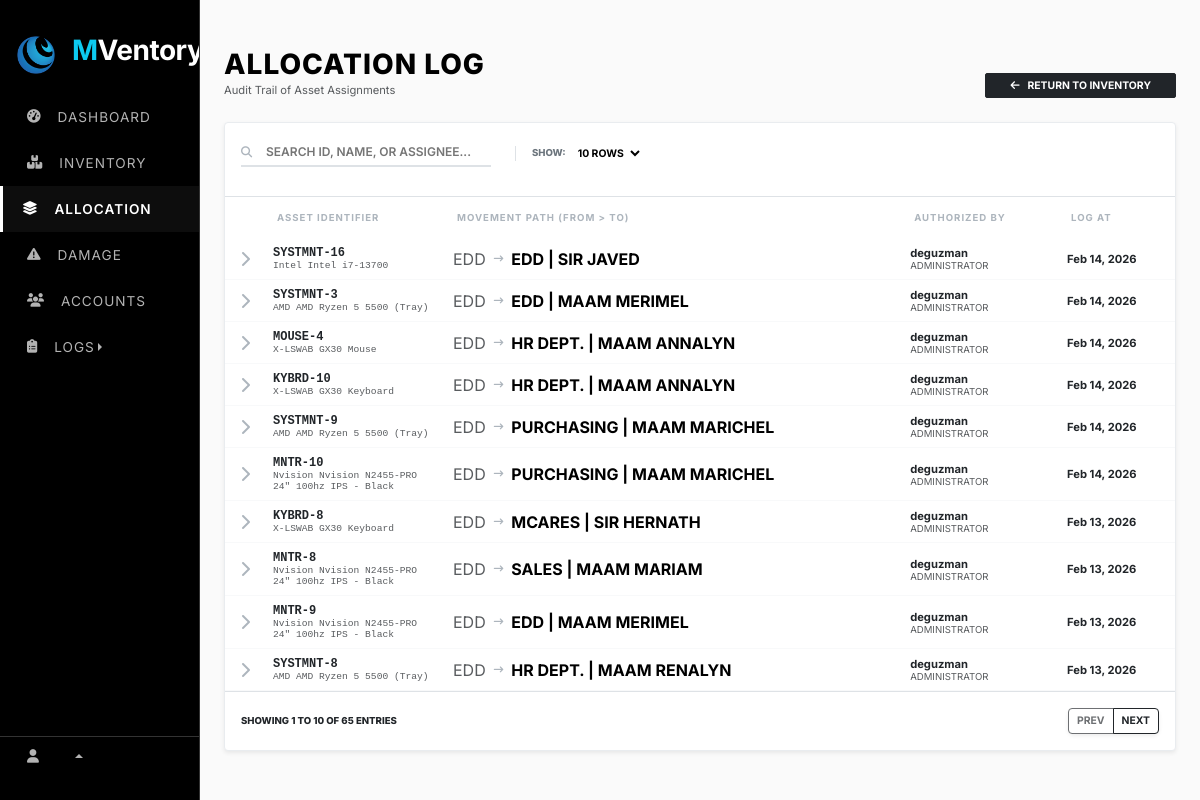
Page /web_content/allocation.php on the earlier database version.
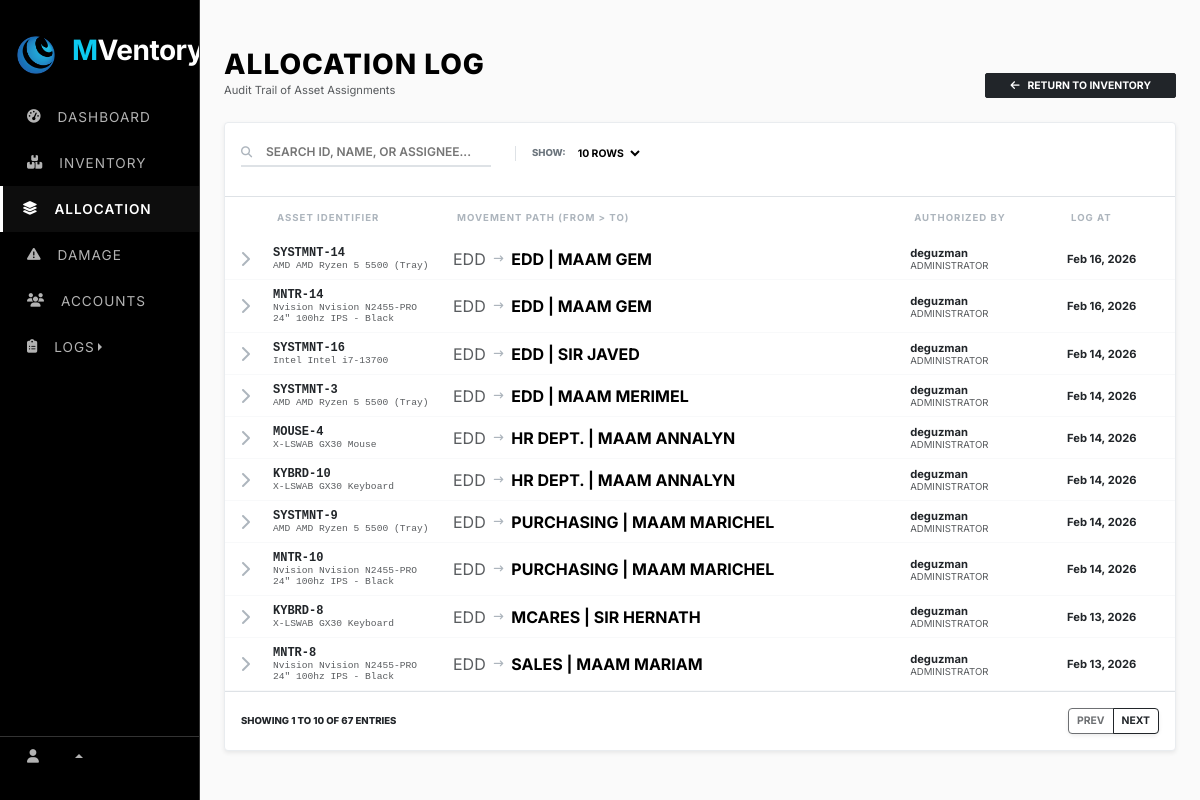
Same page on the later database version.
### tables this page shows
CREATE TABLE `allocation_log` (
  `id` int(11) NOT NULL AUTO_INCREMENT,
  `asset_id` int(11) NOT NULL,
  `previous_assignee` varchar(255) DEFAULT NULL,
  `new_assignee` varchar(255) DEFAULT NULL,
  `allocated_by` varchar(255) DEFAULT NULL,
  `allocation_date` date DEFAULT NULL,
  `created_at` timestamp NOT NULL DEFAULT current_timestamp(),
  PRIMARY KEY (`id`),
  KEY `asset_id` (`asset_id`),
  CONSTRAINT `allocation_log_ibfk_1` FOREIGN KEY (`asset_id`) REFERENCES `assets` (`id`) ON DELETE CASCADE
);

CREATE TABLE `assets` (
  `id` int(11) NOT NULL AUTO_INCREMENT,
  `asset_id` varchar(50) DEFAULT NULL,
  `category_id` int(11) DEFAULT NULL,
  `item_name` varchar(255) NOT NULL,
  `brand` varchar(100) DEFAULT NULL,
  `model` varchar(100) DEFAULT NULL,
  `serial_number` varchar(100) DEFAULT NULL,
  `specs` text DEFAULT NULL,
  `quantity` int(11) DEFAULT 1,
  `assigned_to` varchar(255) DEFAULT NULL,
  `status` varchar(50) DEFAULT 'In Stock',
  `condition_status` varchar(50) DEFAULT NULL,
  `purchase_date` date DEFAULT NULL,
  `arrival_date` date DEFAULT NULL,
  `cost` decimal(10,2) DEFAULT NULL,
  `warranty_cost` decimal(10,2) DEFAULT NULL,
  `remarks` text DEFAULT NULL,
  `created_at` timestamp NOT NULL DEFAULT current_timestamp(),
  PRIMARY KEY (`id`),
  UNIQUE KEY `asset_id` (`asset_id`),
  KEY `fk_category` (`category_id`),
  CONSTRAINT `fk_category` FOREIGN KEY (`category_id`) REFERENCES `categories` (`category_id`) ON DELETE SET NULL
);

### fetch/fetch_allocation.php (called while the page is built, shortened)
<?php
    $search = isset($_GET['search']) ? mysqli_real_escape_string($conn, $_GET['search']) : '';
    $limit = isset($_GET['limit']) ? (int)$_GET['limit'] : 10;
    $page = isset($_GET['page']) ? (int)$_GET['page'] : 1;
    $start = ($page - 1) * $limit;
    $total_query = "SELECT COUNT(*) as total
                    FROM allocation_log al
                    LEFT JOIN assets a ON al.asset_id = a.id
                    WHERE a.asset_id LIKE '%$search%'
                       OR a.item_name LIKE '%$search%'
                       OR a.serial_number LIKE '%$search%'
                       OR al.new_assignee LIKE '%$search%'
                       OR al.previous_assignee LIKE '%$search%'";
    $total_res = mysqli_query($conn, $total_query);
    $total_rows = mysqli_fetch_assoc($total_res)['total'];
    $total_pages = ceil($total_rows / $limit);
?>

### web_content/allocation.php (the view, shortened to what the changed rows need)
<?php
    require_once "../render/connection.php";
    include "../src/cdn/cdn_links.php";
    include "../fetch/fetch_allocation.php";
?>
<!DOCTYPE html>
<html lang="en">
    <head>
        <link rel="stylesheet" href="../src/style/main_style.css">
    </head>
    <body>
        <div class="row g-0">
                <?php include "../nav/sidebar_nav.php"; ?>
            <div class="col">
                <div class="container-fluid px-4 mt-5">
                    <div class="main-registry-container">
                        <div class="card edd-card shadow-sm">
                            <div class="table-responsive">
                                <table class="table mb-0 align-middle">
                                    <thead>
                                        <tr>
                                            <th width="40"></th>
                                            <th width="180">Asset Identifier</th>
                                            <th>Movement Path (From > To)</th>
                                            <th>Authorized By</th>
                                            <th>Log At</th>
                                        </tr>
                                    </thead>
                                    <tbody>
                                        <?php
                                        $sql = "SELECT al.*, a.item_name, a.brand, a.model, a.asset_id as asset_tag
                                                FROM allocation_log al
                                                LEFT JOIN assets a ON al.asset_id = a.id
                                                WHERE a.asset_id LIKE '%$search%'
                                                   OR a.item_name LIKE '%$search%'
                                                   OR a.serial_number LIKE '%$search%'
                                                   OR al.new_assignee LIKE '%$search%'
                                                   OR al.previous_assignee LIKE '%$search%'
                                                ORDER BY al.allocation_date DESC
                                                LIMIT $start, $limit";
                                        $result = mysqli_query($conn, $sql);
                                        if(mysqli_num_rows($result) > 0):
                                            while($row = mysqli_fetch_assoc($result)):
                                                $drawer_id = "log_drawer_" . $row['id'];
                                        ?>
                                            <tr class="log-row" data-bs-toggle="collapse" data-bs-target="#<?= $drawer_id ?>">
                                                <td class="text-center">
                                                    <i class="fa-solid fa-chevron-right btn-expand"></i>
                                                </td>
                                                <td class="asset-id-cell">
                                                    <span class="d-block text-dark"><?= htmlspecialchars($row['asset_tag'] ?? 'N/A') ?></span>
                                                    <small class="text-muted fw-normal" style="font-size: 0.6rem;">
                                                        <?= htmlspecialchars($row['brand'] . ' ' . $row['item_name']) ?>
                                                    </small>
                                                </td>
                                                <td>
                                                    <div class="d-flex align-items-center gap-2">
                                                        <span class="text-muted"><?= htmlspecialchars($row['previous_assignee']) ?></span>
                                                        <i class="fa-solid fa-arrow-right-long" style="font-size: 0.6rem; color: #adb5bd;"></i>
                                                        <span class="fw-bold text-uppercase"><?= htmlspecialchars($row['new_assignee']) ?></span>
                                                    </div>
                                                </td>
                                                <td>
                                                    <div class="fw-bold text-dark" style="font-size: 0.7rem;"><?= htmlspecialchars($row['allocated_by']) ?></div>
                                                    <div class="text-muted" style="font-size: 0.6rem;">ADMINISTRATOR</div>
                                                </td>
                                                <td class="text-muted" style="font-size: 0.7rem;">
                                                    <span class="text-dark fw-bold"><?= date('M d, Y', strtotime($row['allocation_date'])) ?></span><br>
                                                </td>
                                            </tr>
                                        <?php endwhile; else: ?>
                                            <tr><td colspan="6" class="text-center py-5 text-muted fw-bold">NO RECORDS MATCHING "<?= htmlspecialchars($search) ?>"</td></tr>
                                        <?php endif; ?>
                                    </tbody>
                                </table>
                            </div>
                            <div class="card-footer bg-white py-3 border-top">
                                <div class="d-flex justify-content-between align-items-center">
                                    <span class="detail-label mb-0" style="color: #212529;">
                                        Showing <?= ($start + 1) ?> to <?= min($start + $limit, $total_rows) ?> of <?= $total_rows ?> entries
                                    </span>
                                    <div class="btn-group shadow-sm">
                                        <a href="?page=<?= max(1, $page-1) ?>&search=<?= $search ?>&limit=<?= $limit ?>"
                                        class="btn btn-outline-dark btn-sm fw-bold <?= ($page <= 1) ? 'disabled' : '' ?>" style="font-size: 0.65rem;">PREV</a>
                                        <a href="?page=<?= min($total_pages, $page+1) ?>&search=<?= $search ?>&limit=<?= $limit ?>"
                                        class="btn btn-outline-dark btn-sm fw-bold <?= ($page >= $total_pages) ? 'disabled' : '' ?>" style="font-size: 0.65rem;">NEXT</a>
                                    </div>
                                </div>
                            </div>
                        </div>
                    </div>
                </div>
            </div>
        </div>
    </body>
</html>

Differences in the rows shown:
no longer on this page (row unchanged): allocation_log: asset.asset_id "MNTR-9", asset.item_name "Nvision Nvision N2455-PRO 24\" 100hz IPS - Black", previous_assignee "EDD", new_assignee "EDD | MAAM MERIMEL", allocated_by "deguzman", allocation_date "Feb 13, 2026"
no longer on this page (row unchanged): allocation_log: asset.asset_id "SYSTMNT-8", asset.item_name "AMD AMD Ryzen 5 5500 (Tray)", previous_assignee "EDD", new_assignee "HR DEPT. | MAAM RENALYN", allocated_by "deguzman", allocation_date "Feb 13, 2026"
added allocation_log: asset.asset_id "SYSTMNT-14", asset.item_name "AMD AMD Ryzen 5 5500 (Tray)", previous_assignee "EDD", new_assignee "EDD | MAAM GEM", allocated_by "deguzman", allocation_date "Feb 16, 2026"
added allocation_log: asset.asset_id "MNTR-14", asset.item_name "Nvision Nvision N2455-PRO 24\" 100hz IPS - Black", previous_assignee "EDD", new_assignee "EDD | MAAM GEM", allocated_by "deguzman", allocation_date "Feb 16, 2026"
Other differences:
$total_rows: "65" → "67"
